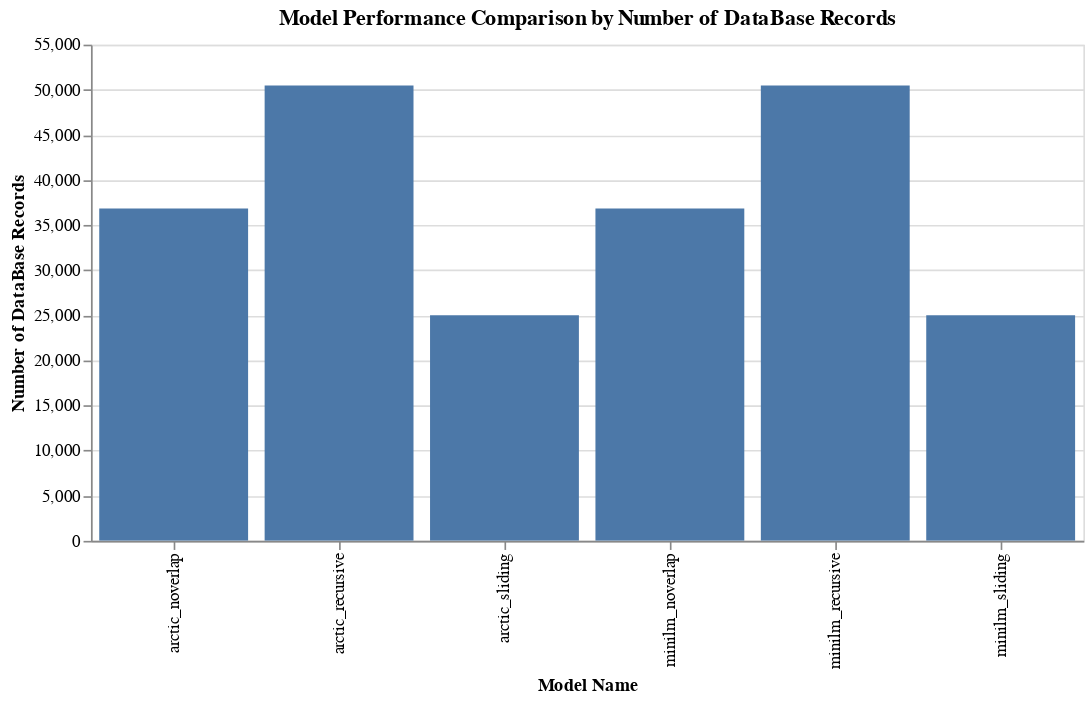

Notebook code cell kept with this figure:
### Code cell
# Create the bar plot
plot = benchmark_data.plot.bar(
    x="model_name", 
    y="number_of_records"
)

# Configure the plot with title and axis labels
plot = plot.properties(
    title="Model Performance Comparison by Number of DataBase Records",
    width=600
).encode(
    x=alt.X('model_name:N', title='Model Name'),  # Setting x-axis label
    y=alt.Y('number_of_records:Q', title='Number of DataBase Records')  # Setting y-axis label
)

# Show the plot
plot.show()

### Figure 1 — Vega-Lite specification as saved in the notebook (floating-point values rounded to 4 significant figures)
{"config": {"view": {"continuousWidth": 300, "continuousHeight": 300}}, "data": {"name": "data-021585120445f9a8a0db3ab35442956b"}, "mark": {"type": "bar", "tooltip": true}, "encoding": {"x": {"field": "model_name", "title": "Model Name", "type": "nominal"}, "y": {"field": "number_of_records", "title": "Number of DataBase Records", "type": "quantitative"}}, "params": [{"name": "param_15", "select": {"type": "interval", "encodings": ["x", "y"]}, "bind": "scales"}], "title": "Model Performance Comparison by Number of DataBase Records", "width": 600, "$schema": "https://vega.github.io/schema/vega-lite/v5.20.1.json", "datasets": {"data-021585120445f9a8a0db3ab35442956b": [{"model_name": "minilm_noverlap", "elapsed_time": 137.5, "number_of_records": 36849, "mean_context_relevance": 0.9048}, {"model_name": "minilm_recursive", "elapsed_time": 201.8, "number_of_records": 50475, "mean_context_relevance": 1.0}, {"model_name": "minilm_sliding", "elapsed_time": 95.1, "number_of_records": 25009, "mean_context_relevance": 1.0}, {"model_name": "arctic_noverlap", "elapsed_time": 341.7, "number_of_records": 36849, "mean_context_relevance": 0.1905}, {"model_name": "arctic_recursive", "elapsed_time": 511.7, "number_of_records": 50475, "mean_context_relevance": 0.1905}, {"model_name": "arctic_sliding", "elapsed_time": 330.8, "number_of_records": 25009, "mean_context_relevance": 0.1429}]}}
